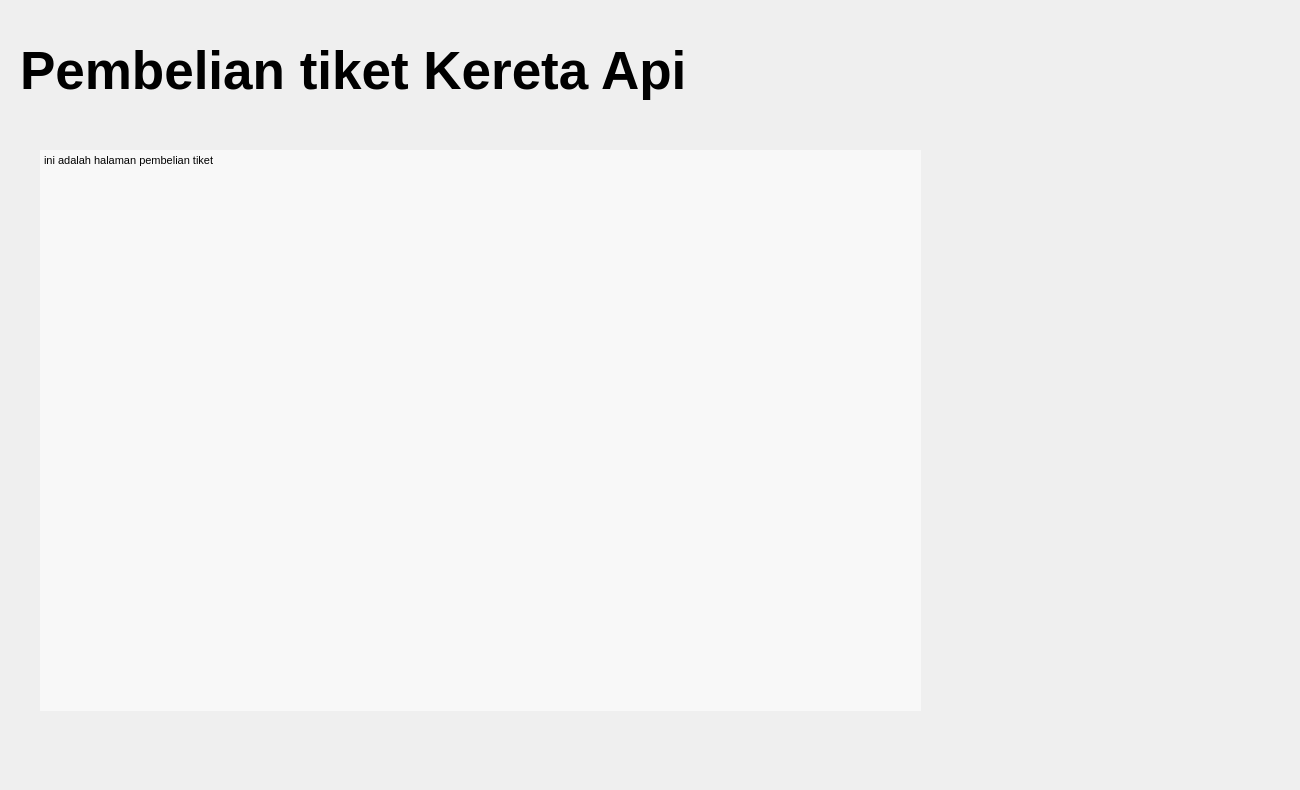
     <widget class="QWidget" name="pembelian_tiket">
      <widget class="QTextEdit" name="pembelian_tiket_user">
       <property name="geometry">
        <rect>
         <x>40</x>
         <y>150</y>
         <width>881</width>
         <height>561</height>
        </rect>
       </property>
       <property name="styleSheet">
        <string notr="true">font-family: 'Montserrat';
font-size: 20pt; /* atau sesuaikan ukuran */   
color: #333333;  /* warna teks opsional */   
background-color: rgb(255, 255, 255); /* background opsional */
    border: none;
font-weight: bold;

 background-color: rgba(255, 255, 255, 150); /* semi-transparan putih */
    color: #000000;  /* teks tetap hitam/solid */
</string>
       </property>
       <property name="html">
        <string>&lt;!DOCTYPE HTML PUBLIC &quot;-//W3C//DTD HTML 4.0//EN&quot; &quot;http://www.w3.org/TR/REC-html40/strict.dtd&quot;&gt;
&lt;html&gt;&lt;head&gt;&lt;meta name=&quot;qrichtext&quot; content=&quot;1&quot; /&gt;&lt;style type=&quot;text/css&quot;&gt;
p, li { white-space: pre-wrap; }
&lt;/style&gt;&lt;/head&gt;&lt;body style=&quot; font-family:'Montserrat'; font-size:20pt; font-weight:600; font-style:normal;&quot;&gt;
&lt;p style=&quot; margin-top:0px; margin-bottom:0px; margin-left:0px; margin-right:0px; -qt-block-indent:0; text-indent:0px;&quot;&gt;&lt;span style=&quot; font-family:'MS Shell Dlg 2'; font-size:8.25pt; font-weight:400;&quot;&gt;ini adalah halaman pembelian tiket&lt;/span&gt;&lt;/p&gt;
&lt;p style=&quot;-qt-paragraph-type:empty; margin-top:0px; margin-bottom:0px; margin-left:0px; margin-right:0px; -qt-block-indent:0; text-indent:0px; font-family:'MS Shell Dlg 2'; font-size:8.25pt; font-weight:400;&quot;&gt;&lt;br /&gt;&lt;/p&gt;&lt;/body&gt;&lt;/html&gt;</string>
       </property>
      </widget>
      <widget class="QLabel" name="label_14">
       <property name="geometry">
        <rect>
         <x>-290</x>
         <y>0</y>
         <width>1291</width>
         <height>781</height>
        </rect>
       </property>
       <property name="text">
        <string/>
       </property>
       <property name="pixmap">
        <pixmap>../../../SAKAPEUNGAPP/ui/3.png</pixmap>
       </property>
       <property name="scaledContents">
        <bool>true</bool>
       </property>
      </widget>
      <widget class="QLabel" name="label_7">
       <property name="geometry">
        <rect>
         <x>20</x>
         <y>0</y>
         <width>941</width>
         <height>141</height>
        </rect>
       </property>
       <property name="styleSheet">
        <string notr="true">font-family: 'Montserrat';
font-size: 40pt; /* atau sesuaikan ukuran */   
color: #333333;  /* warna teks opsional */   
background-color: rgb(255, 255, 255); /* background opsional */
    border: none;
font-weight: bold;

 background-color: transparent; /* semi-transparan putih */
    color: #000000;  /* teks tetap hitam/solid */
</string>
       </property>
       <property name="text">
        <string>Pembelian tiket Kereta Api</string>
       </property>
      </widget>
      <zorder>label_14</zorder>
      <zorder>pembelian_tiket_user</zorder>
      <zorder>label_7</zorder>
     </widget>
